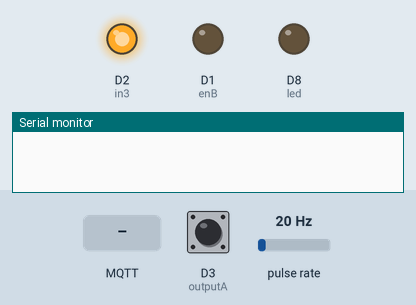
Recording of a sketch running on a simulated ESP8266 (NodeMCU). Parts: output pins drawn as LEDs (lit = HIGH), the last lines printed to the serial monitor. Wiring (inferred from the names in the program): pulse sensor: data D7. The inputs (shaded band) are chosen by the test bench; at power-on: D3 (outputA) HIGH, pulse rate 20 Hz. WiFi joins after 1.5 s; servers stay silent unless stated; no MQTT or app messages arrive unless stated; not simulated (calls return 0 or success): WiFi_Credenziali.h.

Above: at 0.1 s.
At 2.8 s:
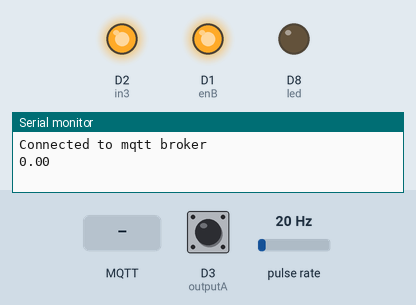
2.9 s: MQTT message "5" arrives on the first subscribed topic
Timing chart, 0 to 5.9 s (numbered marks = the images above; inputs shaded):
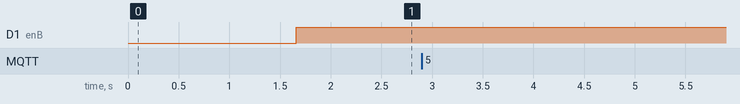

The sketch:

nipkow_disk.ino
```cpp
#include <ESP8266WiFi.h>
#include <PubSubClient.h>
#include <TaskScheduler.h>
#include<stdio.h>
#include<stdlib.h>
#include <PID_v1.h>
#include "WiFi_Credenziali.h"

#define led D8
#define sensore D7
#define enB  D1
#define in3  D2
#define outputA D3 //DT
#define outputB D4 //CLK


//PID
double Setpoint=580; ; //Rpm ideali
double RPM;
double Output=0 ;
double Kp=2, Ki=10, Kd=0;
double time0_RPM;
double time1_RPM;
PID myPID(&RPM, &Output, &Setpoint, Kp, Ki, Kd, DIRECT);


//STATI DEL ROTARY ENCODER CORRENTE E PRECEDENTE
int aState;
int aLastState;

// CREDENZIALI WIFI
const char *ssid = ssid_Wifi;
const char *password = password_Wifi;

// MQTT BROKER
const char *mqtt_broker = "broker.hivemq.com";
const char *topic = "/Nipkow_Disk-Esp8266/buffer";
const char *mqtt_username = "esp8266";
const char *mqtt_password = "public";
const int mqtt_port = 1883;

//BUFFER CORRENTE E BUFFER DI RISERVA
boolean sel_buff=false;                         //flag di selezione per selezionare il buffer corrente e quello di riserva
int buff0[128];
int buff_length=8;
int * buff_pointer=buff0;                        //puntatore al buffer corrente così da non dover spostare tutti gli elementi da un buffer all'altro ma solo il puntatore

int buff1[128];
int buff_length_riserva=8;
int nuovo_messaggio=false;                      //indica se è arrivato un nuovo messaggio mqtt

int contatore_buffer=0;                         //Indice elemento del buffer corrente
boolean luce=false;
int offset=0;
float conta_tacche=0;

Scheduler runner;
WiFiClient espClient;
PubSubClient client(espClient);

//Girando il potenziometro a destra o sinistra aumento o diminuisco rispettivamente l'offset, così da girare la finestra in senso orario o antiorario
void gestisci_rotary_encoder() {
        aState = digitalRead(outputA);
        if (aState != aLastState) {               //girando il potenziometro sposto la finestra a in senso orario o antiorario
            if (digitalRead(outputB) != aState ) { //Se ruoto il potenziometro in senso orario
                offset ++;
            } else { //Se ruoto il potenziometro in senso antiorario
                offset--;
            }
        }
       aLastState = aState;
}

//Calcola RPM del disco
void calculate_RPM() {
    if (time1_RPM-time0_RPM!=0) {
        RPM=60000/(time1_RPM-time0_RPM);       //1 minuto/ il tempo che ci mette a fare un giro
    }
}

void pid_loop(){
    myPID.Compute();
    analogWrite(enB,map(Output,0,255,0,1023));
}
void mqtt_loop(){
   client.loop();
}

void stampa() {
    Serial.println(RPM);
}
Task mqttTask(3*TASK_MILLISECOND, TASK_FOREVER,mqtt_loop);
Task pidTask(3*TASK_MILLISECOND, TASK_FOREVER, pid_loop);
Task printTask(5000*TASK_MILLISECOND, TASK_FOREVER, stampa);
Task rotary_encoderTask(10*TASK_MILLISECOND, TASK_FOREVER, gestisci_rotary_encoder);


//Inverte la luce da accesa a spenta o viceversa contatore_buffer diventa l'indice dell'elemento successivo
void inverti_luce(boolean _luce) {
    luce=!luce;
    if (contatore_buffer<buff_length-1) {
        contatore_buffer++;
    }
    switch(luce) {
    case false:
        digitalWrite(led,LOW);
        break;
    case true:
        digitalWrite(led,HIGH);
        break;
    }
}

//Inverte il buffer puntato da buff_pointer, quello di riserva diventa quello corrente e quello corrente diventa di riserva
void inverti_buffer() {
    buff_length=buff_length_riserva;
    switch(sel_buff) {
    case false:
        buff_pointer=buff0;
        break;
    case true:
        buff_pointer=buff1; ;
        break;
    }
}

//Controlla se il disco è all'inizio del giro, spegne la luce e memorizza il tempo di inizio per calcolare gli rpm
boolean check_inizio_giro() {
    if (conta_tacche==offset) {                        //Inizio il giro sempre con luce spenta
        time0_RPM=millis();
        luce=false;
        digitalWrite(led,LOW);
        return true;
    }
    return false;
}

//Controlla se il disco ha completato un giro, dopo aver memorizzato il tempo che ci ha messo a fare un giro calcola gli RPM, e riporta il disco in condizione iniziale
//Se è arrivato un nuovo messaggio mqtt inverti_buffer()
boolean check_fine_giro() {
    if (conta_tacche>=128+offset) {           //mi preparo a scrivere la nuova colonna solo quando ho finito tutto il giro
        time1_RPM=millis();
        calculate_RPM();
        conta_tacche=offset;
        contatore_buffer=0;
        if (nuovo_messaggio==true) {
            inverti_buffer();
        }
        return true;
    }
    return false;
}

//controllo se sono a inizio giro, aumento il conteggio delle tacche,se il conta_tacche coincide con con il prossimo elemento del buffer inverto la luce, controllo se ho finito
//il giro, se l'indice di elemento del buffer è >= della lunghezza del buffer lo riporto a 0.
void ICACHE_RAM_ATTR gestisci_luce() {
    check_inizio_giro();
    conta_tacche++;
    if (buff_length>0 && int(conta_tacche)==buff_pointer[buff_length-1-contatore_buffer]+offset ) { //Se il buffer non è vuoto e conta_tacche coincide con il prossimo elemento del buffer (conto dal fondo)
        inverti_luce(luce);
    }
    check_fine_giro();
    if (contatore_buffer>=buff_length) {
        contatore_buffer=0;
    }
}


// Leggo il payload dal fondo e inserisco i numeri nel buffer di riserva, quando ho finito nuovo_messagio=true e scambio e indico che il buffer di riserva sarà il prossimo
//buffer corrente
void gestisci_nuovo_messaggio(char *topic, byte *payload, unsigned int length) {
    Serial.print("Nuovo messaggio nel topic: ");
    Serial.println(topic);
    Serial.print("Messaggio:");

    int indice=1,numero=0;
    int n_elemento=0;
    for (int i = length-1; i >=0 ; i--) {  //leggo il char * al contrario così da poter ricostruire i numeri ed inserirli nel buffer che non sto usando correntemente

        if(payload[i]!=',') {
            char cifra=(char) payload[i];
            numero+=(cifra-'0')*indice;
            indice*=10;

        } else {
            switch(sel_buff) {
            case true:
                buff0[n_elemento]=numero;
                break;
            case false:
                buff1[n_elemento]=numero;
                break;
            }
            n_elemento++;
            Serial.print(numero);
            Serial.print(" ");
            indice=1;
            numero=0;
        }
    }
    buff_length_riserva=n_elemento;

    Serial.println();
    Serial.println("-----------------------");
    nuovo_messaggio=true;
    sel_buff=!sel_buff;
}

void setup() {
    Serial.begin(115200);
    pinMode(enB, OUTPUT);
    pinMode(in3, OUTPUT);
    pinMode(led,OUTPUT);
    pinMode(sensore,INPUT_PULLUP);
    Serial.begin (115200);
    digitalWrite(in3, HIGH);

    attachInterrupt(
        digitalPinToInterrupt(sensore),
        gestisci_luce,
        RISING
    );
    // connecting to a WiFi network
    WiFi.begin(ssid, password);
    while (WiFi.status() != WL_CONNECTED) {
        delay(400);
        Serial.println("Connecting to WiFi..");
    }
    Serial.println("Connected to the WiFi network");

    //connecting to a mqtt broker
    client.setServer(mqtt_broker, mqtt_port);
    client.setCallback(gestisci_nuovo_messaggio);
    while (!client.connected()) {
        String client_id = "esp8266-client-";
        client_id += String(WiFi.macAddress());
        Serial.printf("The client %s connects to mqtt broker\n", client_id.c_str());
        if (client.connect(client_id.c_str(), mqtt_username, mqtt_password)) {
            Serial.println("Connected to mqtt broker");
        } else {
            Serial.print("failed with state ");
            Serial.print(client.state());
            delay(100);

        }
    }

    client.subscribe(topic);

    runner.init();
    runner.addTask(printTask);
    runner.addTask(rotary_encoderTask);
    runner.addTask(pidTask);
    runner.addTask(mqttTask);
    mqttTask.enable();
    pidTask.enable();
    printTask.enable();
    rotary_encoderTask.enable();
    aLastState = digitalRead(outputA);

    myPID.SetMode(AUTOMATIC);
    //Adjust PID values
    myPID.SetTunings(Kp, Ki, Kd);
}

void loop() {
    runner.execute();
}
```
